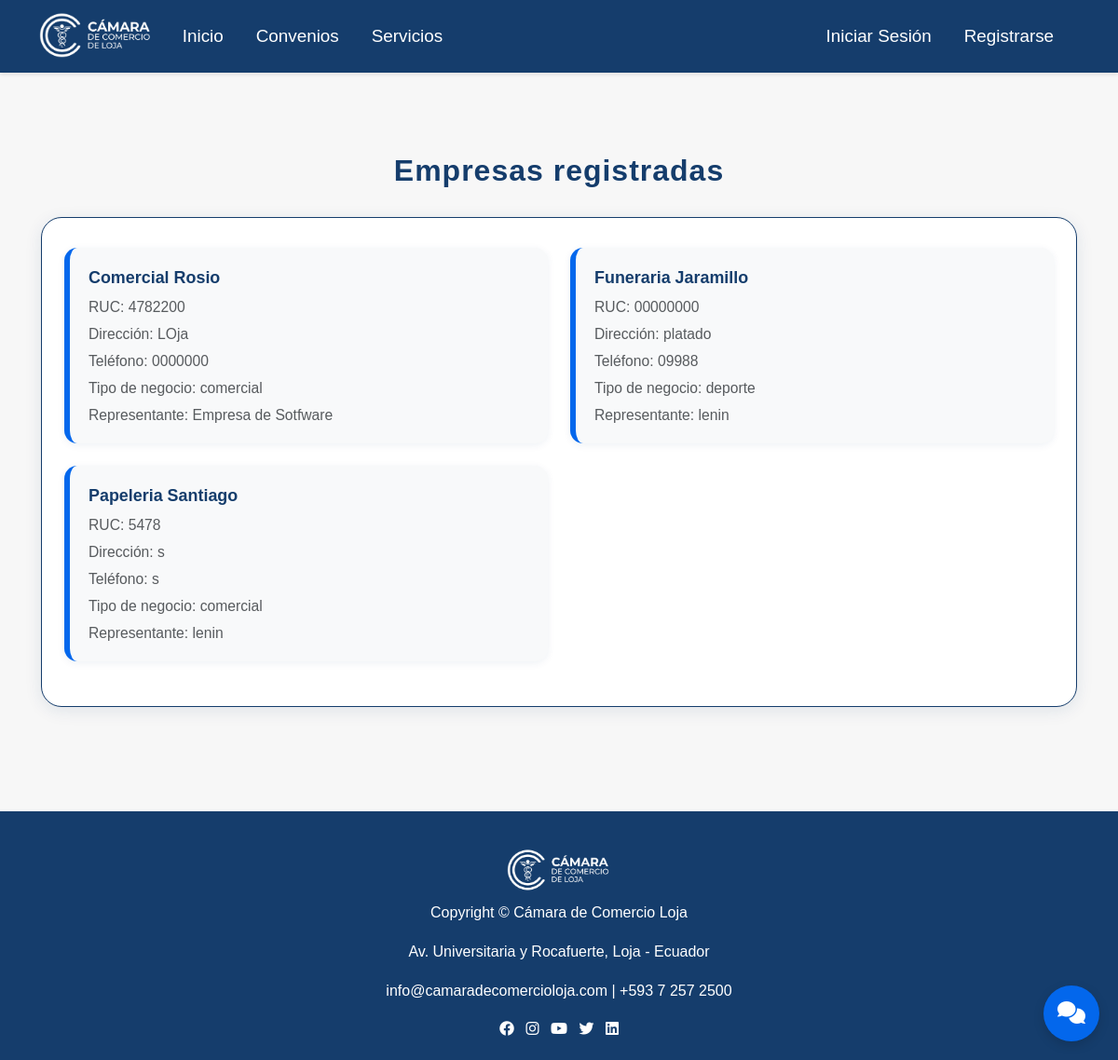
The app's page /admin-empresas/ with its own data.
### camara/models.py (models this page shows, shortened)
class Empresa(models.Model):
    usuario = models.OneToOneField(Usuario, on_delete=models.CASCADE, related_name='empresa')
    nombre = models.CharField(max_length=255)
    direccion = models.TextField(null=True, blank=True)
    telefono = models.CharField(max_length=20, null=True, blank=True)
    tipo_negocio = models.CharField(max_length=100, null=True, blank=True)
    ruc = models.CharField(max_length=20, unique=True)

class Usuario(AbstractUser):
    TIPO_USUARIO_CHOICES = [
        ('socio', 'Socio'),
        ('visitante', 'Visitante'),
        ('empresa', 'Empresa'),
    ]
    nombre = models.CharField(max_length=255)
    tipo_usuario = models.CharField(max_length=10, choices=TIPO_USUARIO_CHOICES)
    cedula = models.CharField(max_length=20, unique=True, null=True, blank=True)
    email = models.EmailField(unique=True)
    telefono = models.CharField(max_length=20, null=True, blank=True)
    red_social_preferida = models.CharField(max_length=100, null=True, blank=True)
    aprobado = models.BooleanField(default=False)
    debe_cambiar_contrasena = models.BooleanField(default=False)
    fecha_contrasena_temporal = models.DateTimeField(null=True, blank=True)
    groups = models.ManyToManyField(
        Group,
        related_name='usuario_set',
        blank=True,
        help_text='The groups this user belongs to.',
        verbose_name='groups'
    )
    user_permissions = models.ManyToManyField(
        Permission,
        related_name='usuario_set',
        blank=True,
        help_text='Specific permissions for this user.',
        verbose_name='user permissions'
    )

### camara/views.py (the view)
# urls.py: path('admin-empresas/', views.admin_empresas_list, name='admin_empresas_list'),
def admin_empresas_list(request):
    empresas = Empresa.objects.all().order_by('nombre')
    return render(request, 'adminview/empresas_list.html', {
        'empresas': empresas,
    })

### camara/template/adminview/empresas_list.html (shortened to what this page needs)
{% extends "master.html" %}
{% load static %}
{% block extra_css %}
<link rel="stylesheet" href="{% static 'css/admin.css' %}">
{% endblock %}
{% block content %}
<div class="container mt-5">
    <div class="empresas-section-title mb-4">Empresas registradas</div>
    <div class="empresas-card-group">
        <div class="row">
            {% for empresa in empresas %}
            <div class="col-md-6 mb-4">
                <div class="empresa-item">
                    <strong>{{ empresa.nombre }}</strong>
                    <span class="text-muted">RUC: {{ empresa.ruc }}</span>
                    {% if empresa.direccion %}
                    <span class="text-muted">Dirección: {{ empresa.direccion }}</span>
                    {% endif %}
                    {% if empresa.telefono %}
                    <span class="text-muted">Teléfono: {{ empresa.telefono }}</span>
                    {% endif %}
                    {% if empresa.tipo_negocio %}
                    <span class="text-muted">Tipo de negocio: {{ empresa.tipo_negocio }}</span>
                    {% endif %}
                    {% if empresa.representante %}
                    <span class="text-muted">Representante: {{ empresa.representante.nombre|default:empresa.representante.email }}</span>
                    {% endif %}
                </div>
            </div>
            {% empty %}
            <div class="col-12">
                <div class="empresa-item text-muted">No hay empresas registradas.</div>
            </div>
            {% endfor %}
        </div>
    </div>
</div>
{% endblock %}

### camara/static/css/style.css (style rules this page uses)
:root { --color-logo: #153D6C; --color-azul-brillante: #0367EC; --color-dorado: #B48314; --color-amarillo-claro: #F1DB62; --color-blanco: #FFFFFF; --color-gris-claro: #F8F9FA; --color-gris: #6C757D; --color-oscuro: #212529; }
* { margin: 0; padding: 0; box-sizing: border-box; }
body { font-family: 'Segoe UI', Tahoma, Geneva, Verdana, sans-serif; line-height: 1.6; color: var(--color-oscuro); background-color: var(--color-gris-claro); }
body { font-family: Arial, sans-serif; background: #f7f7f7; margin: 0; padding: 0; }

### camara/static/css/Formularios.css (style rules this page uses)
:root { --color-logo: #153D6C; --color-azul-brillante: #0367EC; --color-dorado: #B48314; --color-amarillo-claro: #F1DB62; --color-blanco: #FFFFFF; --color-gris-claro: #F8F9FA; --color-gris: #6C757D; --color-oscuro: #212529; }

### camara/static/css/admin.css (style rules this page uses)
.empresas-section-title { font-size: 2rem; font-weight: bold; color: var(--color-logo); margin-bottom: 32px; text-align: center; letter-spacing: 1px; }
.empresas-card-group { background: var(--color-blanco); border-radius: 22px; box-shadow: 0 4px 18px rgba(21,61,108,0.10); padding: 32px 24px 24px 24px; margin-bottom: 32px; border: 1.5px solid var(--color-logo); }
.empresa-item { background: var(--color-gris-claro); border-radius: 14px; box-shadow: 0 2px 8px rgba(21,61,108,0.07); margin-bottom: 18px; padding: 18px 20px; border-left: 6px solid var(--color-azul-brillante); transition: box-shadow 0.2s, border-color 0.2s; display: flex; flex-direction: column; gap: 4px; }
.empresa-item:last-child { margin-bottom: 0; }
.empresa-item strong { color: var(--color-logo); font-size: 1.12rem; }
.empresa-item .text-muted { font-size: 0.98em; }

### camara/static/css/afiliacion_detalle.css (style rules this page uses)
:root { --color-logo: #153D6C; --color-azul-brillante: #0367EC; --color-dorado: #B48314; --color-amarillo-claro: #F1DB62; --color-blanco: #FFFFFF; --color-gris-claro: #F8F9FA; --color-gris: #6C757D; --color-oscuro: #212529; }

### camara/static/css/registro.css (style rules this page uses)
:root { --color-logo: #153D6C; --color-azul: #0367EC; --color-dorado: #B48314; --color-amarillo: #F1DB62; --color-blanco: #fff; --color-gris-claro: #F8F9FA; --color-gris: #E9ECEF; }

### records on screen
Empresa: nombre "Comercial Rosio", ruc "4782200", direccion "LOja", telefono "0000000", tipo_negocio "comercial", representante.nombre "Empresa de Sotfware"
Empresa: nombre "Funeraria Jaramillo", ruc "00000000", direccion "platado", telefono "09988", tipo_negocio "deporte", representante.nombre "lenin"
Empresa: nombre "Papeleria Santiago", ruc "5478", direccion "s", telefono "s", tipo_negocio "comercial", representante.nombre "lenin"
